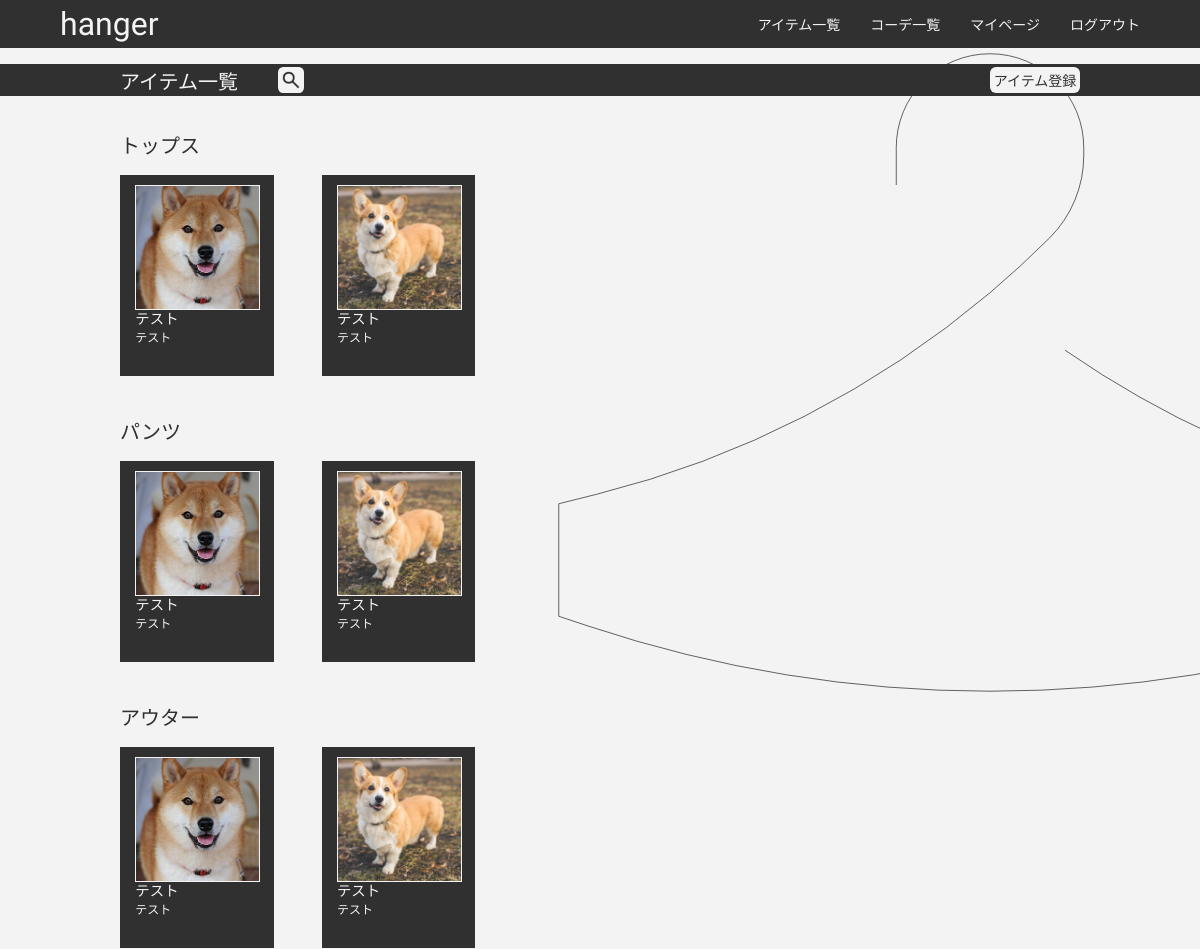
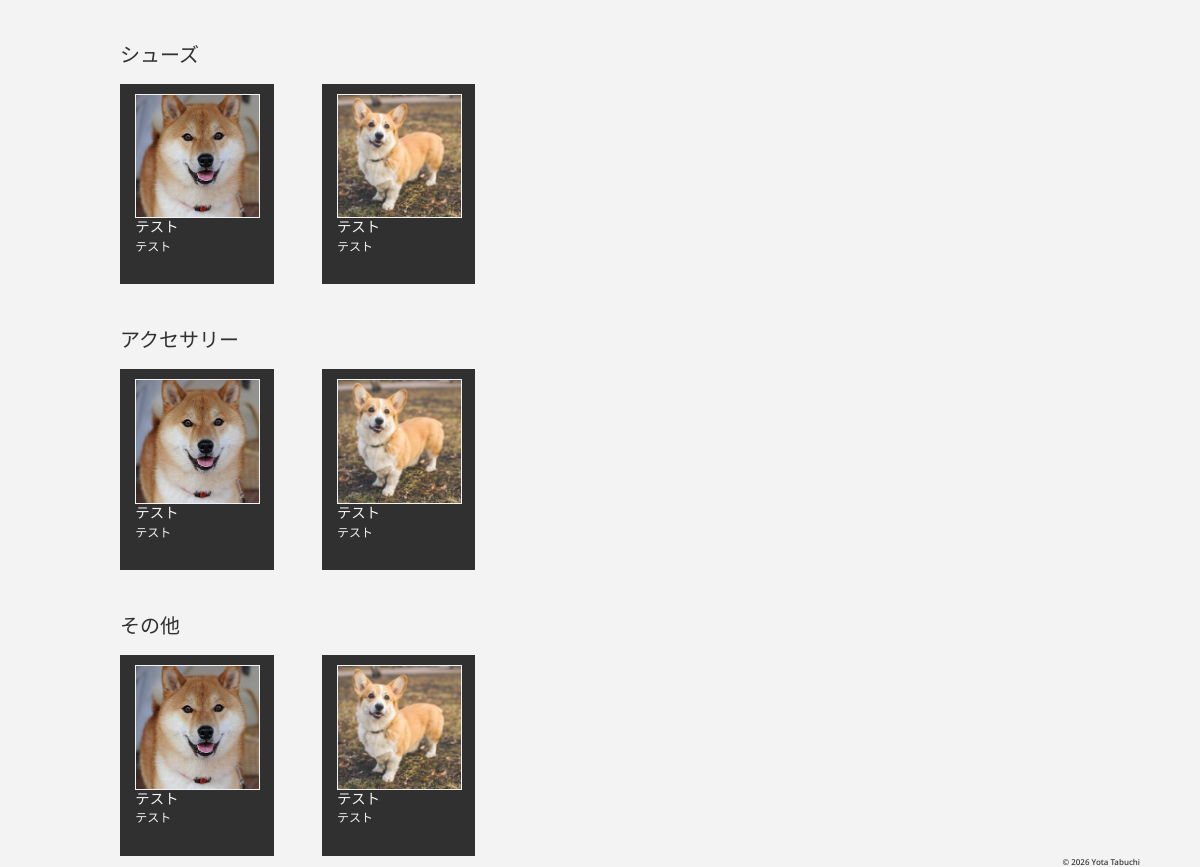
The page /item/ (signed in) on the database its author committed (2 pictures, top to bottom).
### hanger/models.py (models this page shows, shortened)
class Item(models.Model):   #アイテム
    name = models.CharField(max_length=100)
    brand = models.CharField(max_length=100, null=True)
    thumbnail = models.ImageField(null=True, blank=True)
    category = models.CharField(
        max_length=100,
        choices = CATEGORY
    )
    user = models.ForeignKey('auth.user', on_delete=models.CASCADE)

### hanger/views.py (the view)
# urls.py: path('item/', views.ListItemView.as_view(), name='list-item'),
class ListItemView(LoginRequiredMixin, ListView):          #アイテム一覧
    template_name = 'hanger/item_list.html'
    model = Item
    def get_queryset(self):
            query = self.request.GET.get('query')
            if query:
                item_list = Item.objects.filter( Q(user=self.request.user),Q(name__icontains=query)|Q(brand__icontains=query))
            else:
                item_list = Item.objects.filter(user=self.request.user)
            return item_list

### hanger/templates/hanger/item_list.html (shortened to what this page needs)
{% extends 'header_and_back.html' %}
{% load static %}
{% block nav %}
<nav>
    <ul>
        <li><a href="{% url 'list-item' %}" class="color-light">アイテム一覧</a></li>
        <li><a href="{% url 'list-outfit' %}" class="color-light">コーデ一覧</a></li>
        <li><a href="" class="color-light">マイページ</a></li>
        <li><a href="{% url 'accounts:logout' %}" class="color-light">ログアウト</a></li>
    </ul>
</nav>
{% endblock %}
{% block page-title %}
{% if request.GET.query %}
<div class="after-title-bar-items">
    <div class="search-and-return">
        <a class="return-search-box" onclick="history.back()">
            <img class="return-search-img" src="{% static 'hanger/img/icon-park-outline--return.png' %}">
        </a>
        <form method="get" class="search-form">
            <input name="query" value="{{ request.GET.query }}" type="text" class="color-dark">
            <button type="submit" id="search-result" class="return-search-box-after">
                <img class="return-search-img" src="{% static 'hanger/img/material-symbols--search.png' %}">
            </button>
        </form>
    </div>
    <div class="button-display">
        <a class="addition-button-desktop background-light" href="{% url 'create-item' %}">
            <p class="color-dark">アイテム登録</p>
        </a>
    </div>
</div>
{% else %}
<div id=search-hide class="list-title-bar-items">
    <div class="page-title-and-search">
        <h2 class="page-title">アイテム一覧</h2>
        <div id="search-button" class="return-search-box">
            <img class="return-search-img" src="{% static 'hanger/img/material-symbols--search.png' %}">
        </div>
    </div>
    <div class="button-display">
        <a class="addition-button-desktop background-light" href="{% url 'create-item' %}">
            <p class="color-dark">アイテム登録</p>
        </a>
    </div>
</div>
{% endif %}
{% endblock %}
{% block content_child %}
<span class="list-hanger"></span>
<div class="list-content">
    <div class="list-category">
        <h3 class="list-title color-dark">トップス</h3>
        <div class="list-items">
            {% for item in object_list %}
                {% if item.category == "トップス" %}
                    <a class="item-box background-dark" href="{% url 'detail-item' item.pk %}">
                        <div class="item-elements">
                            <img class="item-img img-border-light" src="{{ item.thumbnail.url }}">
                            <p class="item-name color-light">{{ item.name }}</p>
                            <p class="item-brand color-light">{{ item.brand }}</p>
                        </div>
                    </a>
                {% endif %}
            {% endfor %}
        </div>
    </div>
    <div class="list-category">
        <h3 class="list-title color-dark">パンツ</h3>
        <div class="list-items">
            {% for item in object_list %}
                {% if item.category == "パンツ" %}
                    <a class="item-box background-dark" href="{% url 'detail-item' item.pk %}?next={{ request.path }}">
                        <div class="item-elements">
                            <img class="item-img img-border-light" src="{{ item.thumbnail.url }}">
                            <p class="item-name color-light">{{ item.name }}</p>
                            <p class="item-brand color-light">{{ item.brand }}</p>
                        </div>
                    </a>
                {% endif %}
            {% endfor %}
        </div>
    </div>
    <div class="list-category">
        <h3 class="list-title color-dark">アウター</h3>
        <div class="list-items">
            {% for item in object_list %}
                {% if item.category == "アウター" %}
                    <a class="item-box background-dark" href="{% url 'detail-item' item.pk %}?next={{ request.path }}">
                        <div class="item-elements">
                            <img class="item-img img-border-light" src="{{ item.thumbnail.url }}">
                            <p class="item-name color-light">{{ item.name }}</p>
                            <p class="item-brand color-light">{{ item.brand }}</p>
                        </div>
                    </a>
                {% endif %}
            {% endfor %}
        </div>
    </div>
    <div class="list-category">
        <h3 class="list-title color-dark">シューズ</h3>
        <div class="list-items">
            {% for item in object_list %}
                {% if item.category == "シューズ" %}
                    <a class="item-box background-dark" href="{% url 'detail-item' item.pk %}?next={{ request.path }}">
                        <div class="item-elements">
                            <img class="item-img img-border-light" src="{{ item.thumbnail.url }}">
                            <p class="item-name color-light">{{ item.name }}</p>
                            <p class="item-brand color-light">{{ item.brand }}</p>
                        </div>
                    </a>
                {% endif %}
            {% endfor %}
        </div>
    </div>
    <div class="list-category">
        <h3 class="list-title color-dark">アクセサリー</h3>
        <div class="list-items">
            {% for item in object_list %}
                {% if item.category == "アクセサリー" %}
                    <a class="item-box background-dark" href="{% url 'detail-item' item.pk %}?next={{ request.path }}">
                        <div class="item-elements">
                            <img class="item-img img-border-light" src="{{ item.thumbnail.url }}">
                            <p class="item-name color-light">{{ item.name }}</p>
                            <p class="item-brand color-light">{{ item.brand }}</p>
                        </div>
                    </a>
                {% endif %}
            {% endfor %}
        </div>
    </div>
    <div class="list-category">
        <h3 class="list-title color-dark">その他</h3>
        <div class="list-items">
            {% for item in object_list %}
                {% if item.category == "その他" %}
                    <a class="item-box background-dark" href="{% url 'detail-item' item.pk %}?next={{ request.path }}">
                        <div class="item-elements">
                            <img class="item-img img-border-light" src="{{ item.thumbnail.url }}">
                            <p class="item-name color-light">{{ item.name }}</p>
                            <p class="item-brand color-light">{{ item.brand }}</p>
                        </div>
                    </a>
                {% endif %}
            {% endfor %}
        </div>
    </div>
</div>
{% endblock %}

### templates/header_and_back.html (shortened to what this page needs)
{% extends 'base.html' %}
{% block content %}
    <header>
        <div class="header-content">
            <div class="header-items">
                <h1 class="header-title">hanger</h1>
                {% block nav %}{% endblock %}
            </div>
        </div>
    </header>
    <main>
        <div class="title-bar">
            {% block page-title %}{% endblock %}
        </div>
        {% block content_child %}{% endblock %}
    </main>
{% endblock %}

### templates/base.html (shortened to what this page needs)
{% load static %}
<!DOCTYPE html>
<html lang="ja">
<head>
    <link rel="stylesheet" type="text/css" href="{% static 'hanger/css/style.css' %}">
</head>
<body>
    {% block content %}{% endblock content %}
    <footer>© 2026 Yota Tabuchi</footer>
</body>
</html>

### hanger/static/hanger/css/style.css (style rules this page uses)
* { margin: 0; padding: 0; }
.background-dark { background-color: #303030; }
.background-light { background-color: #f3f3f3; }
.color-dark { color: #303030; }
.color-light { color: #f3f3f3; }
.img-border-light { border: solid; border-width: 1px; border-color: #f3f3f3; }
header { position: fixed; z-index: 3; }
.header-content { width: 100vw; height: 48px; background-color: #303030; }
.header-items { width: 90%; height: 100%; margin: 0 auto; display: flex; justify-content: space-between; align-items: center; }
.header-title { color: #f3f3f3; font-family: "Tilt Warp", sans-serif; font-weight: 500; font-size: 32px; }
nav { display: none; }
.title-bar { position: fixed; width: 100vw; height: 32px; transform: translate(0, 64px); background-color: #303030; z-index: 2; }
.page-title { color: #f3f3f3; font-family: "Zen Kaku Gothic New", sans-serif; font-weight: 500; font-style: normal; font-size: 20px; }
.list-title-bar-items { width: 90%; height: 100%; margin: 0 auto; display: flex; justify-content: space-between; align-items: center; }
.page-title-and-search { width: 100%; display: flex; justify-content: space-between; align-items: center; }
.button-display { display: none; }
.return-search-box { width: 26px; height: 26px; border-radius: 20%; background-color: #f3f3f3; display: flex; justify-content: center; align-items: center; }
.return-search-img { width: 22px; aspect-ratio: 1; object-fit: cover; }
.list-hanger { position: fixed; display: inline-block; width: 400px; aspect-ratio: 1; background-repeat: no-repeat; background-size: 100% 100%; transform: translate(-33vw, 16px); z-index: -1; }
.list-content { padding-top: 90px; width: 100vw; }
.list-category { padding-top: 20px; width: 90%; margin: 0 auto; }
.list-title { font-family: "Zen Kaku Gothic New", sans-serif; font-weight: 500; font-size: 20px; }
.list-items { display: grid; padding-top: 8px; grid-template-columns: repeat(3, 1fr); gap: 5px; }
.item-box { width: 100%; aspect-ratio: 13/17; text-decoration: none; }
.item-elements { width: 80%; margin: 0 auto; padding: 6px 0 3px 0; }
.item-img { width: 100%; aspect-ratio: 1; object-fit: cover; border-width: 0.5px; }
.item-name { font-family: "Zen Kaku Gothic New", sans-serif; font-weight: 500; font-size: 11px; margin-top: -5px; line-height: 1.2; }
.item-brand { font-family: "Zen Kaku Gothic New", sans-serif; font-weight: 400; font-size: 9px; margin-top: -2px; }
footer { position: sticky; top: 100vh; font-family: "Noto Sans", sans-serif; font-size: 8px; font-weight: 500; color: #303030; text-align: right; margin: 0 5vw 0 0; }
@media screen and (min-width: 960px) { nav { display: block; } }
@media screen and (min-width: 960px) { ul { display: flex; justify-content: space-between; align-items: center; list-style: none; font-size: 14px; gap: 30px; font-family: "Zen Kaku Gothic New", sans-serif; font-weight: 500; } }
@media screen and (min-width: 960px) { .list-title-bar-items { width: 80%; gap: 0; } }
@media screen and (min-width: 960px) { .page-title-and-search { justify-content: left; gap: 40px; } }
@media screen and (min-width: 960px) { .button-display { display: block; } }
@media screen and (min-width: 960px) { .addition-button-desktop { width: 90px; height: 26px; display: flex; font-family: "Zen Kaku Gothic New", sans-serif; font-size: 14px; font-weight: 500; justify-content: center; align-items: center; border-radius: 6px; } }
@media screen and (min-width: 960px) { .list-hanger { position: fixed; display: inline-block; width: 900px; aspect-ratio: 1; background-repeat: no-repeat; background-size: 100% 100%; transform: translate(45vw, -40px); z-index: -1; } }
@media screen and (min-width: 960px) { .list-category { padding-top: 40px; width: 80%; } }
@media screen and (min-width: 960px) { .list-items { padding-top:16px; grid-template-columns: repeat(5, 1fr); gap: 4vw; } }
@media screen and (min-width: 960px) { .item-elements { padding: 10px 0 6px 0; } }
@media screen and (min-width: 960px) { .item-name { font-size: 1.2vw; margin-top: -3px; } }
@media screen and (min-width: 960px) { .item-brand { font-size: 1vw; margin-top: 0; } }

### rows shown on the page
Item: thumbnail (picture), name "テスト", brand "テスト"
Item: thumbnail (picture), name "テスト", brand "テスト"
Item: thumbnail (picture), name "テスト", brand "テスト"
Item: thumbnail (picture), name "テスト", brand "テスト"
Item: thumbnail (picture), name "テスト", brand "テスト"
Item: thumbnail (picture), name "テスト", brand "テスト"
Item: thumbnail (picture), name "テスト", brand "テスト"
Item: thumbnail (picture), name "テスト", brand "テスト"
Item: thumbnail (picture), name "テスト", brand "テスト"
Item: thumbnail (picture), name "テスト", brand "テスト"
Item: thumbnail (picture), name "テスト", brand "テスト"
Item: thumbnail (picture), name "テスト", brand "テスト"
